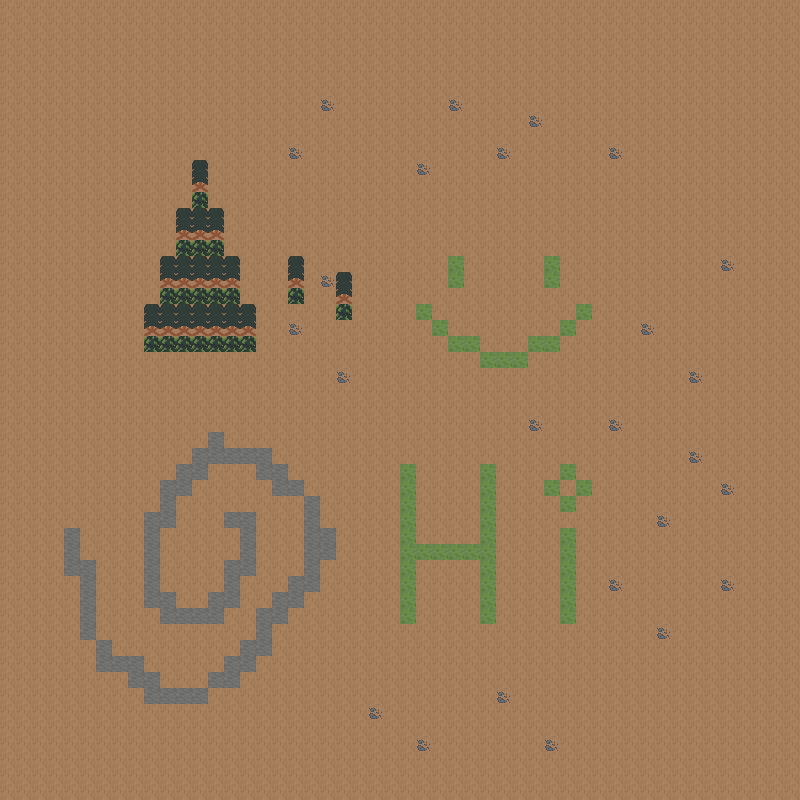

Tiled map render using the project's own tile images. Description and the map definition, with tile-layer contents summarised, below:
An orthogonal 50x50 tile map with 16x16 px tiles, 4 tile layers (ground, destructible, environment, indestructible), 3 tilesets.

<map version="1.10" tiledversion="1.10.2" orientation="orthogonal" renderorder="right-down" width="50" height="50" tilewidth="16" tileheight="16" infinite="0" nextlayerid="5" nextobjectid="1">
 <editorsettings>
  <export target="../maps/map.csv" format="csv" />
 </editorsettings>
 <tileset firstgid="1" source="ground_tileset.tsx" />
 <tileset firstgid="1025" source="destructible_tileset.tsx" />
 <tileset firstgid="2049" source="environment_tileset.tsx" />
 <layer id="2" name="ground" width="50" height="50">
  <data>[2500 cells, 2500 non-empty, 2 distinct tile ids]</data>
 </layer>
 <layer id="1" name="destructible" width="50" height="50">
  <data>[2500 cells, 99 non-empty, 2 distinct tile ids]</data>
 </layer>
 <layer id="3" name="environment" width="50" height="50">
  <data>[2500 cells, 56 non-empty, 5 distinct tile ids]</data>
 </layer>
 <layer id="4" name="indestructible" width="50" height="50">
  <data>[2500 cells, 0 non-empty, 0 distinct tile ids]</data>
 </layer>
</map>